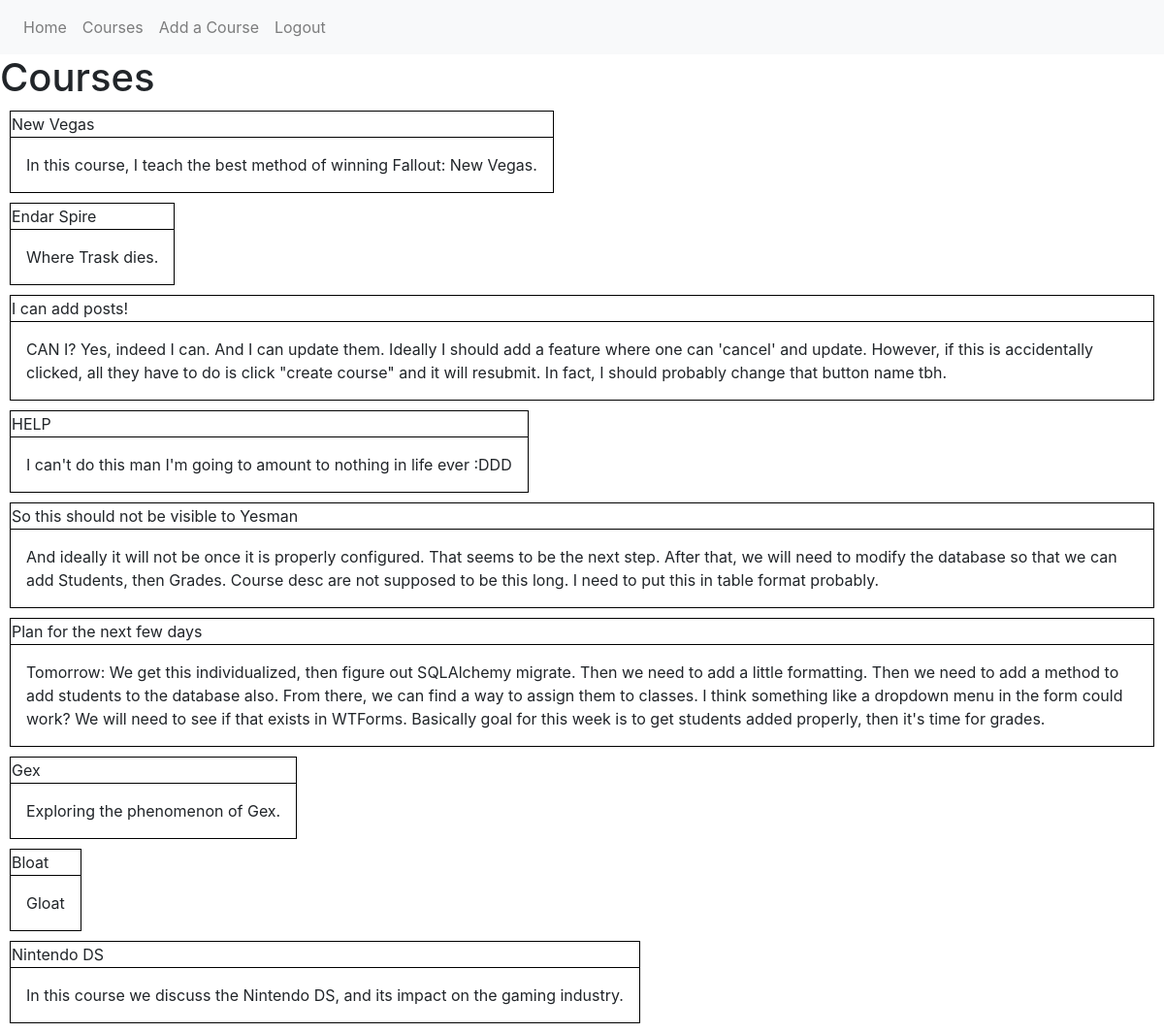
Before: /course/home (signed in) with the older database file.
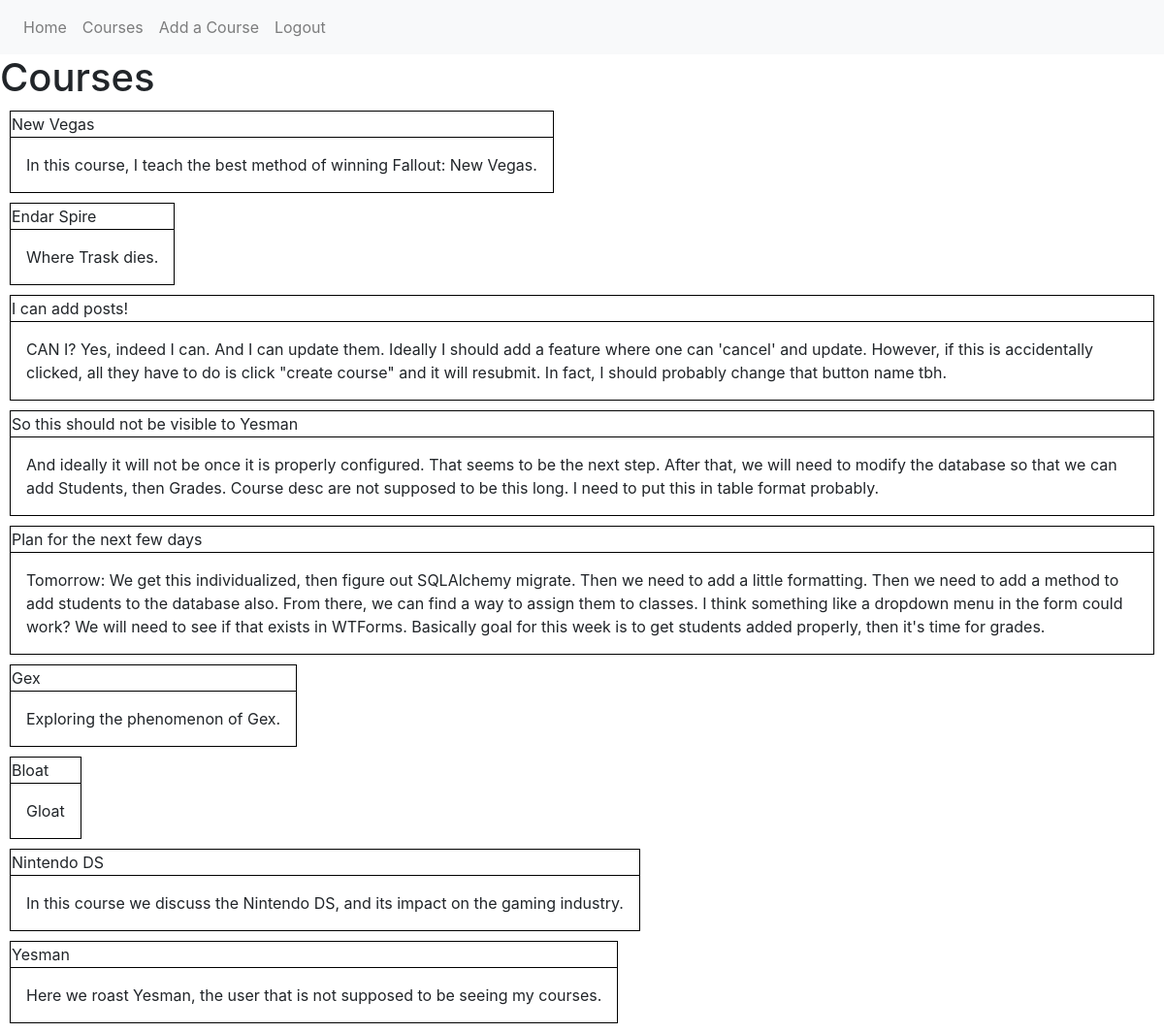
After: the same page with the newer database file.
### guide_and_teach/models.py (models this page shows, shortened)
class Course(db.Model):
    id = db.Column(db.Integer, primary_key=True)
    course_title = db.Column(db.String(100), nullable=False)
    course_desc = db.Column(db.Text, nullable=False)
    user_id = db.Column(db.Integer, db.ForeignKey('user.id'), nullable=False)

### guide_and_teach/routes.py (the view)
@app.route('/course/home')
@login_required
def course_home():
    courses = Course.query.all()
    return render_template('courses_page.html', title='Courses', courses=courses)

### guide_and_teach/models.py (called while the page is built)
@login_manager.user_loader
def load_user(user_id):
    return User.query.get(int(user_id))

### guide_and_teach/templates/courses_page.html
{% extends "layout.html" %}
{% block content %}
    <h1>Courses</h1>
    {% for course in courses %}
        <article>
            <table class="yes">
                <thead>
                    <tr>
                        <td>{{ course.course_title }}</td>
                    </tr>
                </thead>
                <tbody>
                    <tr>
                        <td>
                            <p>{{ course.course_desc }}</p>
                        </td>
                    </tr>
                </tbody>
            </table>
        </article>
    {% endfor %}
{% endblock content %}

### guide_and_teach/templates/layout.html (shortened to what this page needs)
<!DOCTYPE html>
<html>
<head>
    <link rel="stylesheet" href="https://stackpath.bootstrapcdn.com/bootstrap/4.5.2/css/bootstrap.min.css">
    <link rel="stylesheet" type="text/css" href="{{ url_for('static', filename='style.css') }}">
</head>
<body>
    <nav class="navbar navbar-expand-lg navbar-light bg-light">
      {% if current_user.is_authenticated %}
        <div class="" id="navbarSupportedContent">
          <ul class="navbar-nav mr-auto">
            <li class="nav-item">
              <a class="nav-link" href="{{ url_for('home') }}">Home</a>
            </li>
            <li class="nav-item">
              <a class="nav-link" href="{{ url_for('course_home') }}">Courses</a>
            </li>
            <li class="nav-item">
              <a class="nav-link" href="{{ url_for('create_course') }}">Add a Course</a>
            </li>
            <li class="nav-item">
              <a class="nav-link" href="{{ url_for('logout') }}">Logout</a>
            </li>
          </ul>
        </div>
        {% endif %}
      </nav>
    {% block content %}{% endblock %}
</body>
</html>

### guide_and_teach/static/style.css (style rules this page uses)
p { padding: 10px; margin: 5px; }
table { border: 1px solid black; margin: 10px }
thead { border: 1px solid black; }

Changed rows visible on the page:
removed Course: course_title "HELP", course_desc "I can't do this man I'm going to amount to nothing in life ever :DDD"
added Course: course_title "Yesman", course_desc "Here we roast Yesman, the user that is not supposed to be seeing my courses."
